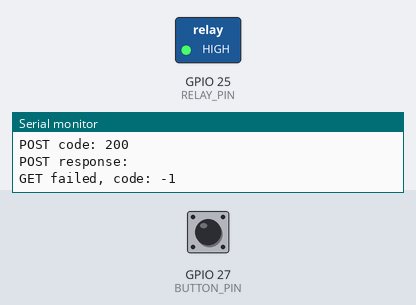
The sketch below on a simulated ESP32. Parts: switched loads named in the sketch (green lamp = pin HIGH), the last lines printed to the serial monitor. The test bench sets the inputs (shaded band); at power-on: GPIO 27 (BUTTON_PIN) HIGH. WiFi joins after 1.5 s; servers stay silent unless stated; uploads are accepted with an empty reply.

Above: at 3.4 s.
3.5 s: GPIO 27 (BUTTON_PIN) pulled LOW for 0.15 s
At 3.9 s:
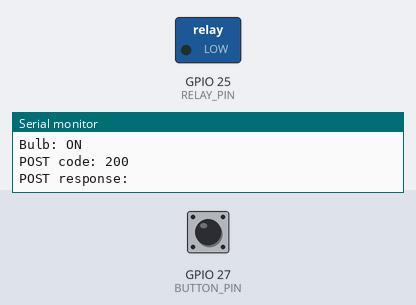
5.1 s: GPIO 27 (BUTTON_PIN) pulled LOW for 1 s
At 6.3 s:
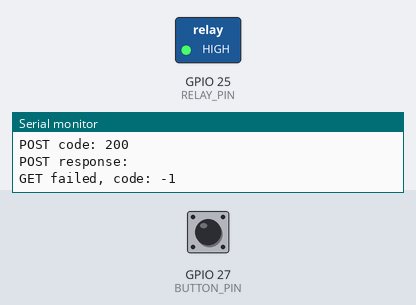
7.6 s: GPIO 27 (BUTTON_PIN) pulled LOW for 3.2 s
At 8.2 s:
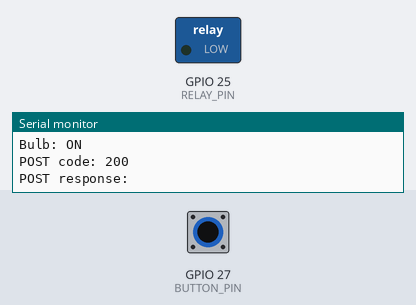
Timing chart, 0 to 10.6 s (numbered marks = the images above; inputs shaded):
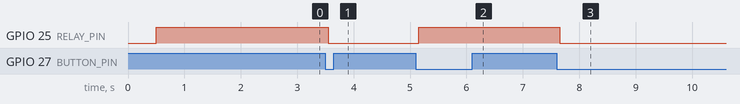

The sketch:

relay_bulb_node.ino
```cpp
#include <WiFi.h>
#include <HTTPClient.h>

#define RELAY_PIN 25
#define BUTTON_PIN 27

const char* WIFI_SSID = "YOUR_WIFI_NAME";
const char* WIFI_PASS = "YOUR_WIFI_PASSWORD";

const char* POST_URL = "YOUR_POST_URL";
const char* GET_URL  = "YOUR_GET_URL";

String deviceId = "bulb-01";

bool bulbOn = false;

// debounce
int lastRawReading = HIGH;
int stableButtonState = HIGH;
unsigned long lastChangeTime = 0;
const unsigned long debounceDelay = 50;

// timers
unsigned long lastStatusPost = 0;
unsigned long lastCommandPoll = 0;
const unsigned long statusPostInterval = 10000;   // every 10 sec
const unsigned long commandPollInterval = 3000;   // every 3 sec

void connectWiFi() {
  if (WiFi.status() == WL_CONNECTED) return;

  Serial.print("Connecting to WiFi");
  WiFi.mode(WIFI_STA);
  WiFi.begin(WIFI_SSID, WIFI_PASS);

  unsigned long startAttempt = millis();
  while (WiFi.status() != WL_CONNECTED && millis() - startAttempt < 20000) {
    delay(500);
    Serial.print(".");
  }

  Serial.println();

  if (WiFi.status() == WL_CONNECTED) {
    Serial.print("WiFi connected. IP: ");
    Serial.println(WiFi.localIP());
  } else {
    Serial.println("WiFi connect failed");
  }
}

void setRelayState(bool on, bool notifyServer = true) {
  bulbOn = on;

  // active-LOW relay
  digitalWrite(RELAY_PIN, bulbOn ? LOW : HIGH);

  Serial.print("Bulb: ");
  Serial.println(bulbOn ? "ON" : "OFF");

  if (notifyServer) {
    postStatus("state_change");
  }
}

void postStatus(String source) {
  if (WiFi.status() != WL_CONNECTED) return;

  HTTPClient http;
  WiFiClient client;

  http.begin(client, POST_URL);
  http.addHeader("Content-Type", "application/json");

  String payload = "{";
  payload += "\"device_id\":\"" + deviceId + "\",";
  payload += "\"bulb_on\":" + String(bulbOn ? "true" : "false") + ",";
  payload += "\"source\":\"" + source + "\",";
  payload += "\"rssi\":" + String(WiFi.RSSI());
  payload += "}";

  int httpCode = http.POST(payload);
  String response = http.getString();

  Serial.print("POST code: ");
  Serial.println(httpCode);
  Serial.print("POST response: ");
  Serial.println(response);

  http.end();
}

void pollCommand() {
  if (WiFi.status() != WL_CONNECTED) return;

  HTTPClient http;
  WiFiClient client;

  http.begin(client, GET_URL);
  int httpCode = http.GET();

  if (httpCode > 0) {
    String response = http.getString();

    Serial.print("GET code: ");
    Serial.println(httpCode);
    Serial.print("GET response: ");
    Serial.println(response);

    // Expected response examples:
    // {"bulb_on":true}
    // {"bulb_on":false}

    if (response.indexOf("\"bulb_on\":true") >= 0 && !bulbOn) {
      setRelayState(true, false);
      postStatus("remote_command");
    }
    else if (response.indexOf("\"bulb_on\":false") >= 0 && bulbOn) {
      setRelayState(false, false);
      postStatus("remote_command");
    }
  } else {
    Serial.print("GET failed, code: ");
    Serial.println(httpCode);
  }

  http.end();
}

void handleButton() {
  int rawReading = digitalRead(BUTTON_PIN);

  if (rawReading != lastRawReading) {
    lastChangeTime = millis();
    lastRawReading = rawReading;
  }

  bool settled = (millis() - lastChangeTime) > debounceDelay;

  if (settled && rawReading != stableButtonState) {
    stableButtonState = rawReading;

    if (stableButtonState == LOW) {
      setRelayState(!bulbOn, true);
    }
  }
}

void setup() {
  Serial.begin(115200);
  delay(500);

  pinMode(RELAY_PIN, OUTPUT);
  pinMode(BUTTON_PIN, INPUT_PULLUP);

  // relay OFF at startup
  digitalWrite(RELAY_PIN, HIGH);

  Serial.println("System boot");
  Serial.println("Relay pin: GPIO25");
  Serial.println("Button pin: GPIO27");

  connectWiFi();
  setRelayState(false, false);
  postStatus("boot");
}

void loop() {
  if (WiFi.status() != WL_CONNECTED) {
    connectWiFi();
  }

  handleButton();

  if (millis() - lastStatusPost >= statusPostInterval) {
    lastStatusPost = millis();
    postStatus("heartbeat");
  }

  if (millis() - lastCommandPoll >= commandPollInterval) {
    lastCommandPoll = millis();
    pollCommand();
  }
}
```

Measured:
- after the input at 3.5 s, GPIO 25 (RELAY_PIN): HIGH → LOW after 0.05 s
- after the input at 5.1 s, GPIO 25 (RELAY_PIN): LOW → HIGH after 0.05 s
- after the input at 7.6 s, GPIO 25 (RELAY_PIN): HIGH → LOW after 0.05 s
